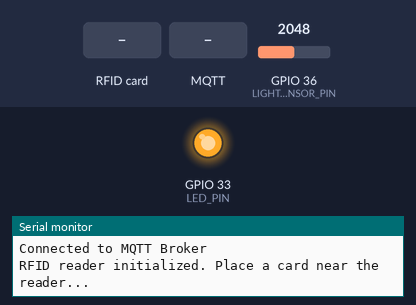
A sketch run on a simulated ESP32. On the bench: output pins drawn as LEDs (lit = HIGH), the last lines printed to the serial monitor. The test bench sets the inputs (shaded band); at power-on: GPIO 36 (LIGHT_SENSOR_PIN) = 2048. WiFi joins after 1.5 s; servers stay silent unless stated; no MQTT or app messages arrive unless stated.

Above: at 3.3 s.
3.4 s: RFID card 5E 7A 19 C4 held to the reader
5.6 s: MQTT message "0" arrives on the first subscribed topic
At 7.3 s:
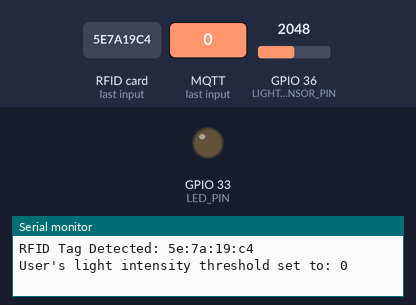
Timing chart, 0 to 8.8 s (numbered marks = the images above; inputs shaded):
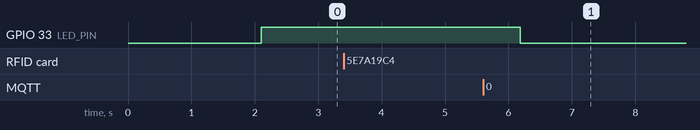

The sketch:

FullEsp32Code.ino.ino
```cpp
#include <WiFi.h>
#include <PubSubClient.h>
#include <SPI.h>
#include <MFRC522.h>

// Wi-Fi settings
const char* ssid = "Melissa";
const char* password = "miagw0707";

// MQTT Broker settings
const char* mqtt_server = "172.20.10.8";
const char* mqtt_light_topic = "home/light/intensity";
const char* mqtt_rfid_topic = "home/rfid/tag";
const char* mqtt_user_light_topic = "home/user/light/intensity";

int user_light_intensity_threshold = 4000;

// Pins
#define LIGHT_SENSOR_PIN 36
#define LED_PIN 33

#define RST_PIN 4
#define SDA_PIN 5

MFRC522 rfid(SDA_PIN, RST_PIN);

WiFiClient espClient;
PubSubClient client(espClient);

void setupWiFi();
void setupMQTT();
void handleLightSensor();
void handleRFID();

void setup() {
  Serial.begin(115200);
  pinMode(LED_PIN, OUTPUT);

  setupWiFi();
  setupMQTT();

  SPI.begin();

  rfid.PCD_Init();
  Serial.println("RFID reader initialized. Place a card near the reader...");
}

void loop() {
  if (!client.connected()) {
    setupMQTT();
  }
  client.loop();

  handleLightSensor();
  handleRFID();

  delay(1000);
}

void callback(char* topic, byte* payload, unsigned int length) {
  if (strcmp(topic, mqtt_user_light_topic) == 0) {
    user_light_intensity_threshold = atoi((char*)payload);
    Serial.print("User's light intensity threshold set to: ");
    Serial.println(user_light_intensity_threshold);
  }
}

void setupWiFi() {
  Serial.println("Connecting to WiFi...");
  WiFi.begin(ssid, password);
  while (WiFi.status() != WL_CONNECTED) {
    delay(1000);
    Serial.print(".");
  }
  Serial.println("\nWiFi connected");
}

void setupMQTT() {
  client.setServer(mqtt_server, 1883);
  client.setCallback(callback);
  Serial.println("Connecting to MQTT Broker...");
  while (!client.connected()) {
    if (client.connect("ESP32_Client")) {
      Serial.println("Connected to MQTT Broker");
      client.subscribe(mqtt_user_light_topic);
    } else {
      Serial.print("Failed to connect to MQTT, state: ");
      Serial.println(client.state());
      delay(2000);
    }
  }
}

void handleLightSensor() {
  int lightValue = analogRead(LIGHT_SENSOR_PIN);

  if (client.connected()) {
    String payload = String(lightValue);
    client.publish(mqtt_light_topic, payload.c_str());
  }

  if (lightValue < user_light_intensity_threshold) {
    digitalWrite(LED_PIN, HIGH);
  } else {
    digitalWrite(LED_PIN, LOW);
  }
}

void handleRFID() {
  if (!rfid.PICC_IsNewCardPresent() || !rfid.PICC_ReadCardSerial()) {
    return;
  }

  String rfidTag = "";
  for (byte i = 0; i < rfid.uid.size; i++) {
    rfidTag += String(rfid.uid.uidByte[i] < 0x10 ? "0" : "") + String(rfid.uid.uidByte[i], HEX);
    if (i < rfid.uid.size - 1) rfidTag += ":";
  }

  Serial.println("RFID Tag Detected: " + rfidTag);

  if (client.connected()) {
    client.publish(mqtt_rfid_topic, rfidTag.c_str());
  }

  rfid.PICC_HaltA();
}
```

Measured:
- after the input at 5.6 s, GPIO 33 (LED_PIN): HIGH → LOW after 0.59 s
